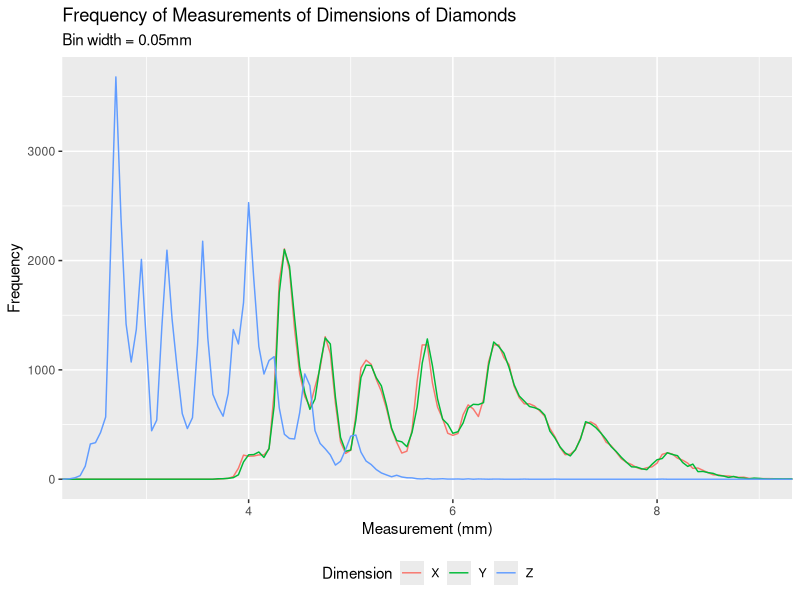
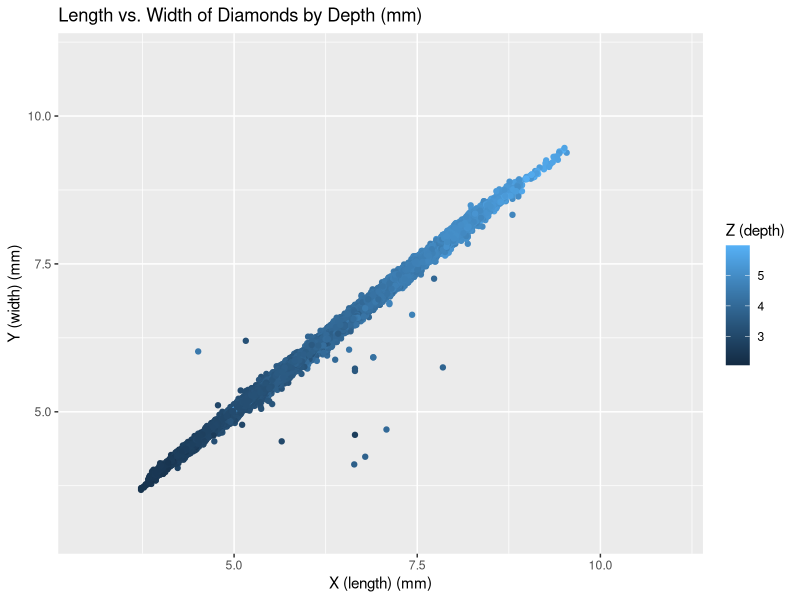
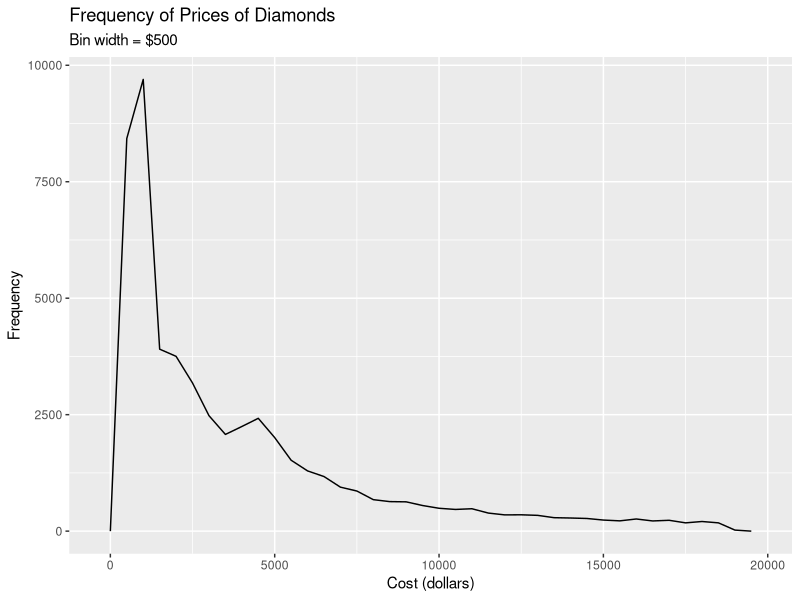
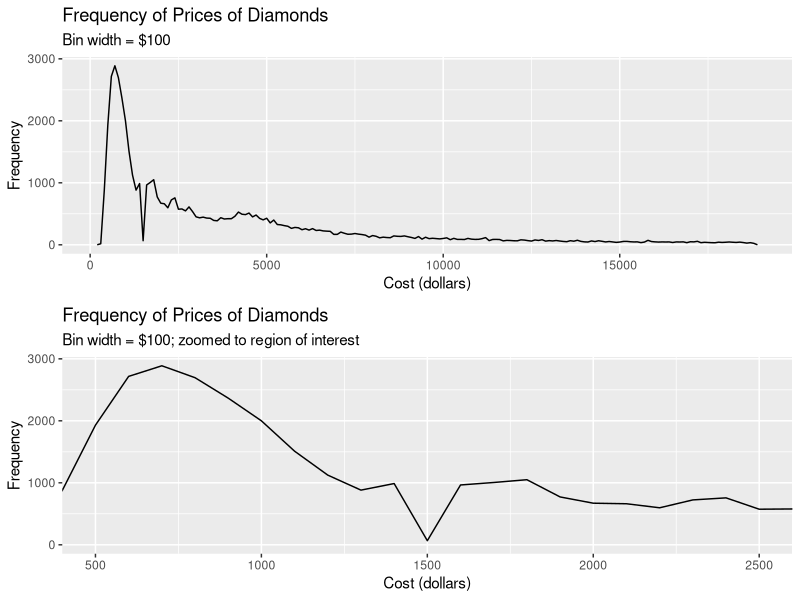
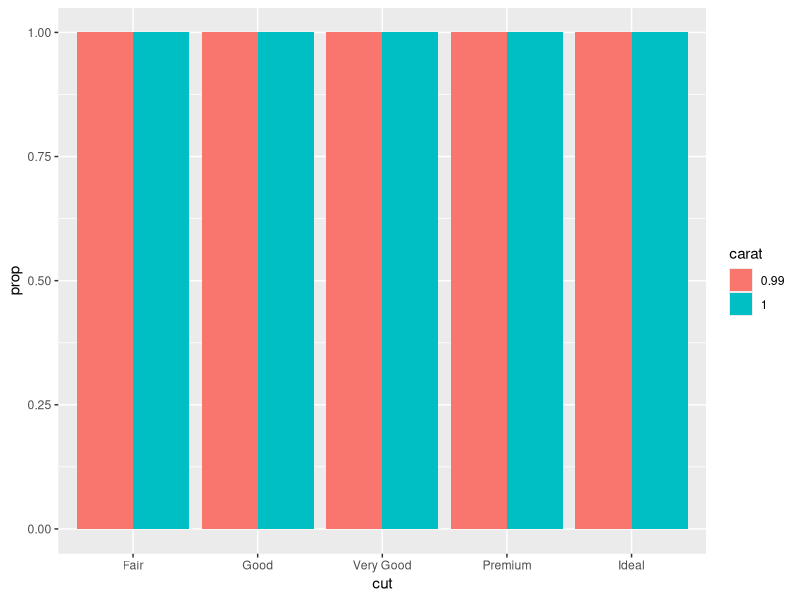
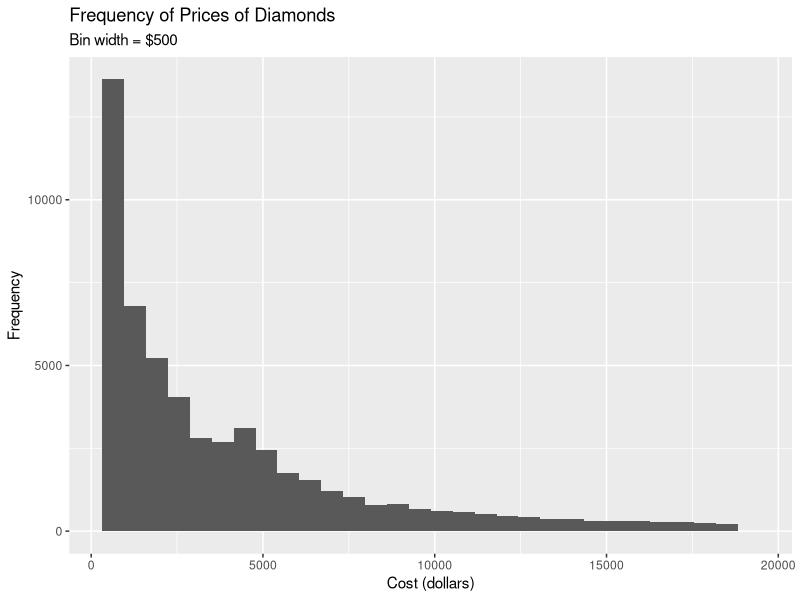
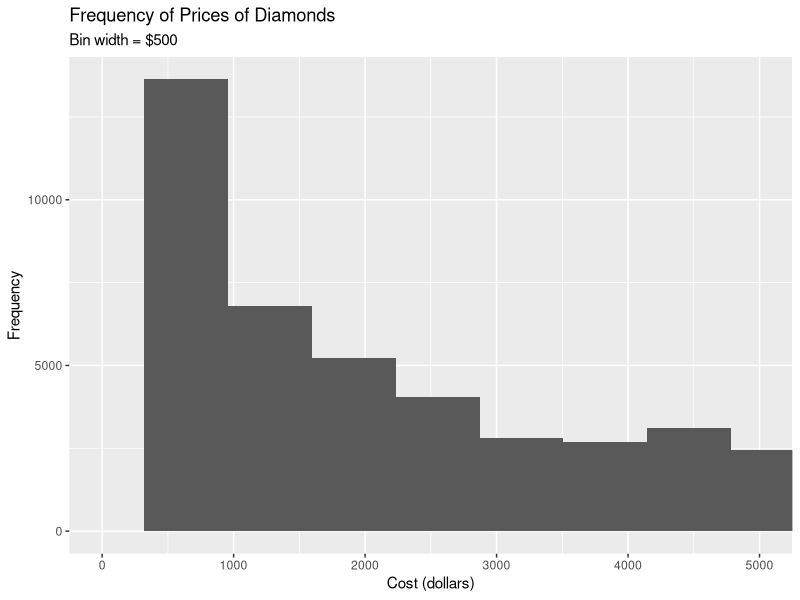
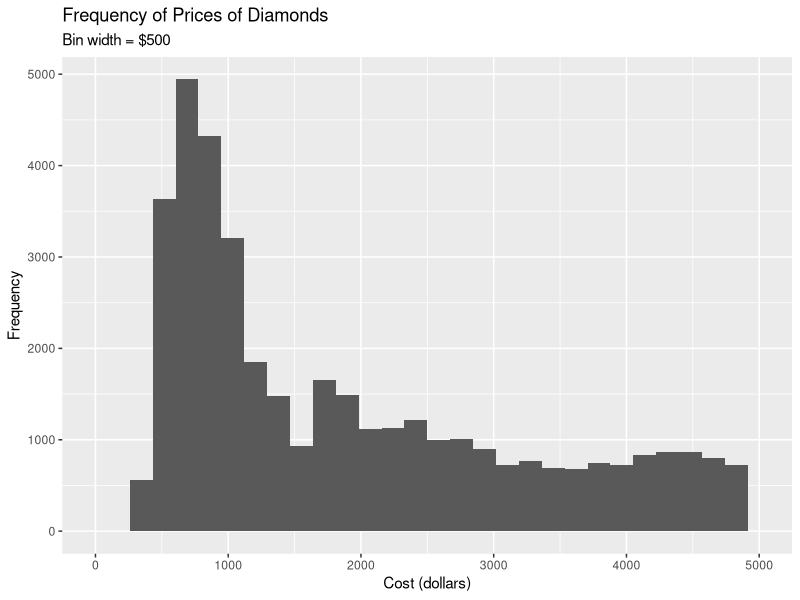

Generate these figures, in order, with R:
## ---- chunk 1
knitr::opts_chunk$set(echo = TRUE)
## ---- chunk 2
library(tidyverse)
ggplot(diamonds) + 
  geom_freqpoly(mapping = aes(x = x, color = "X"), binwidth = 0.05) +
  geom_freqpoly(mapping = aes(x = y, color = "Y"), binwidth = 0.05) +
  geom_freqpoly(mapping = aes(x = z, color = "Z"), binwidth = 0.05) +
  coord_cartesian(xlim = c(2.5, 9)) +
  labs(title = "Frequency of Measurements of Dimensions of Diamonds",
       subtitle = "Bin width = 0.05mm",
       x = "Measurement (mm)",
       y = "Frequency") +
  theme(legend.position = "bottom") +
  scale_colour_discrete(name = "Dimension")
## ---- chunk 3
z_common <- diamonds %>% 
  filter(z > 2 & z < 6) 
ggplot(z_common) +
  geom_point(mapping = aes(x = x, y = y, color = z)) + 
  coord_cartesian(xlim = c(3, 11), ylim = c(3, 11)) +
  labs(title = "Length vs. Width of Diamonds by Depth (mm)",
       x = "X (length) (mm)",
       y = "Y (width) (mm)") +
  theme(legend.position = "right") +
  scale_colour_continuous(name = "Z (depth)")
## ---- chunk 4
ggplot(diamonds) + 
  geom_freqpoly(mapping = aes(x = price), binwidth = 500) +
  labs(title = "Frequency of Prices of Diamonds",
       subtitle = "Bin width = $500",
       x = "Cost (dollars)",
       y = "Frequency")
## ---- chunk 5
price_zoom_out <- ggplot(diamonds) + 
  geom_freqpoly(mapping = aes(x = price), binwidth = 100) +
  labs(title = "Frequency of Prices of Diamonds",
       subtitle = "Bin width = $100",
       x = "Cost (dollars)",
       y = "Frequency")

price_zoom_in <- ggplot(diamonds) + 
  geom_freqpoly(mapping = aes(x = price), binwidth = 100) +
  labs(title = "Frequency of Prices of Diamonds",
       subtitle = "Bin width = $100; zoomed to region of interest",
       x = "Cost (dollars)",
       y = "Frequency") +
  coord_cartesian(xlim = c(500, 2500))
  
require(gridExtra)
grid.arrange(price_zoom_out, price_zoom_in, nrow=2)
## ---- chunk 6
price_order <- diamonds %>%
  filter(price > 1453 & price < 1547) %>%
  select(price, x, y, z) %>%
  arrange(price)
head(price_order, 10)
## ---- chunk 7
diamonds$xy_dist <- abs(diamonds$x - diamonds$y)

carat_99 <- diamonds %>%
  filter(carat == 0.99) %>%
  select(carat, price, x, y, z, xy_dist, cut, clarity)
carat_1 <- diamonds %>%
  filter(carat == 1) %>%
  select(carat, price, x, y, z, xy_dist, cut, clarity)
ct_lbl <- c("0.99 carat", "1 carat")
ct_count <- c(nrow(carat_99), nrow(carat_1))
ct_df <- as.data.frame(rbind(ct_lbl, ct_count))
row.names(ct_df) <- NULL
colnames(ct_df) <- NULL
ct_df
## ---- chunk 8
t.test(carat_99$price, carat_1$price)
## ---- chunk 9
carat_int <- rbind(carat_99, carat_1)
carat_int$carat <- as.factor(carat_int$carat)
ggplot(data = carat_int) + 
  geom_bar(mapping = aes(x = cut, fill = carat, y = ..prop..), position = "dodge")
## ---- chunk 10
ggplot(diamonds) + 
  geom_histogram(mapping = aes(x = price)) +
  labs(title = "Frequency of Prices of Diamonds",
       subtitle = "Bin width = $500",
       x = "Cost (dollars)",
       y = "Frequency")
## ---- chunk 11
ggplot(diamonds) + 
  geom_histogram(mapping = aes(x = price)) +
  labs(title = "Frequency of Prices of Diamonds",
       subtitle = "Bin width = $500",
       x = "Cost (dollars)",
       y = "Frequency") +
  coord_cartesian(xlim = c(0, 5000))
## ---- chunk 12
ggplot(diamonds) + 
  geom_histogram(mapping = aes(x = price)) +
  labs(title = "Frequency of Prices of Diamonds",
       subtitle = "Bin width = $500",
       x = "Cost (dollars)",
       y = "Frequency") +
  xlim(0, 5000)
